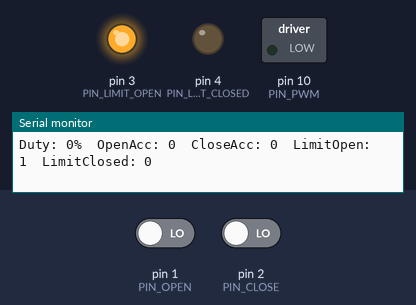
Bench run of a sketch on a simulated Arduino Uno, built for the host (arithmetic inside an expression is 32-bit, double 64-bit). Parts: switched loads named in the sketch (green lamp = pin HIGH), output pins drawn as LEDs (lit = HIGH), the last lines printed to the serial monitor. Inputs (shaded band) come from the test bench; at power-on: pin 1 (PIN_OPEN) LOW, pin 2 (PIN_CLOSE) LOW.

Above: at 2.2 s.
2.3 s: pin 1 (PIN_OPEN) driven HIGH
At 2.54 s:
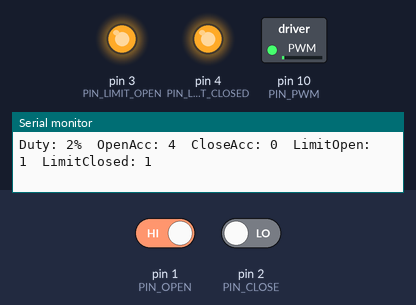
5.3 s: pin 2 (PIN_CLOSE) driven HIGH
At 5.3 s:
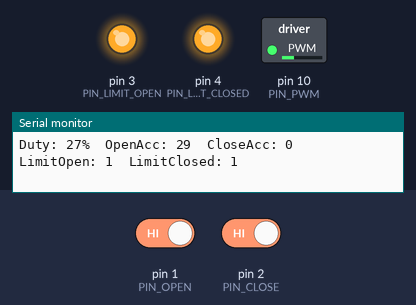
6.8 s: pin 2 (PIN_CLOSE) driven LOW
At 8.92 s:
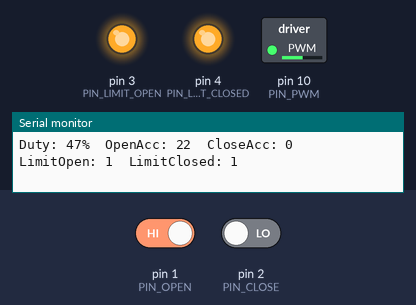
9.8 s: pin 1 (PIN_OPEN) driven LOW
11.3 s: pin 1 (PIN_OPEN) driven HIGH
At 15.6 s:
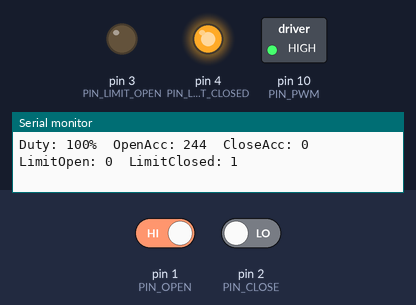
Timing chart, 0 to 17.1 s (numbered marks = the images above; inputs shaded):
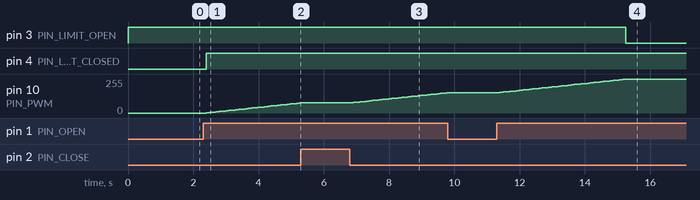

The sketch:

Dephleg-Driver.ino
```cpp
//------------------------------------------------------------------------------------------------
// RPi Smart Still Controller | (CopyLeft) 2024-Present | Larry Athey (https://panhandleponics.com)
//------------------------------------------------------------------------------------------------
// XIAO SAMD21 Powered Dephlegmator Cooling Valve Emulator for Peristaltic Pump
// MCU: Seeed Studio XIAO SAMD21 (Arduino IDE board name “Seeeduino XIAO”)
// Board library: https://files.seeedstudio.com/arduino/package_seeeduino_boards_index.json
//
// Emulates a US Solid motorized ball valve (10 second full travel, with limit switches)
// while driving a TB6612FNG H-Bridge feeding a 400 ml/min peristaltic pump via PWM.
//
// - Watches RPi Smart Still dephleg cooling valve OPEN / CLOSE GPIO lines
// - Accumulates actual command time so 10 ms micro-pulses are tracked
// - Advances/retracts duty by 1% for every 100 ms of command time
// - Reports limit-switch states back to the RPi Smart Still
// - Outputs PWM duty cycle 0-100% to a TB6612FNG H-Bridge
//
// This optional device may be required for those who are running a pump for their cooling water
// rather than running public utility water pressure. This is because impeller pumps don't deliver
// the necessary pressure to force water through the ball valves if they are choked down to 30% or
// lower. This prevents low volume water flow through the dephlegmator for useful reflux operation.
//
// The problem is that you can't achieve any balance between no output and switching right back to
// pot still mode. The way to solve the problem is to replace the ball valve with a peristaltic
// pump that by design has an incredibly low output volume. Rather than controlling the output of
// the pump with a valve, the speed of the motor itself is varied instead.
//
// I know what you're probably thinking...Why not just use a diaphragm pump instead? The answer is
// that while these may deliver enough pressure, they don't deliver enough volume to satisfy your
// condenser's needs. Secondly, those are not intended for continous duty and will shut down after
// a few hours due to overheating. Unlike an impeller pump, diaphragm pumps aren't water cooled.
//
// No printed circuit board is necessary since you'd still have more wires coming off this circuit
// than you would have PCB traces connecting the XIAO SAMD21 to the TB6612FNG H-Bridge. Take a look
// at the schematic in the digrams directory, it's so basic that you could glue both of the boards
// to a popsicle stick, point-to-point it in an hour, then glue it to the 3D printed pump holder.
//
// When done, there will be 7 wires (preferably 12 inches long) from the circuit to the RPi hat.
//
// Parts List:
// - Seeed Studio XIAO SAMD21: https://www.seeedstudio.com/Seeeduino-XIAO-Arduino-Microcontroller-SAMD21-Cortex-M0+-p-4426.html
// - TB6612FNG H-Bridge: https://www.amazon.com/dp/B09MJ4XPXD
// - 400ml/minute peristaltic pump: https://www.amazon.com/dp/B07HB2NM74
//
// This whole unit can be built for the same price as a half inch US Solid motorized ball valve.
// You only need to provide +12v, +5V, and GND from the RPi hat. Logic level shifter U16 (v1.3)
// is no longer needed since wires from XIAO pins 1 and 2 plug into pins 1 and 5 of the U16 socket.
// XAIO pins 3 and 4 connect to the RPi hat screw terminals LS3 and LS4. (see pin comments below)
//------------------------------------------------------------------------------------------------
const int PIN_OPEN         = 1;   // RPi-SS dephleg valve "open / forward" GPIO 25 (logic level shifter socket pin 1)
const int PIN_CLOSE        = 2;   // RPi-SS dephleg valve "close / reverse" GPIO 24 (logic level shifter socket pin 5)
const int PIN_LIMIT_OPEN   = 3;   // Simulated open limit switch (output to RPi-SS hat LS3)
const int PIN_LIMIT_CLOSED = 4;   // Simulated closed limit switch (output to RPi-SS hat LS4)
const int PIN_PWM          = 10;  // PWM output to TB6612FNG H-Bridge (PWMA or PWMB)

// Active level of the Pi control signals (true = HIGH means "move")
const bool OPEN_ACTIVE_HIGH  = true;
const bool CLOSE_ACTIVE_HIGH = true;

// Active level of the limit-switch outputs (true = LOW means "at limit")
const bool LIMIT_ACTIVE_LOW = true;

// Timing
const unsigned long MS_PER_PERCENT = 99;  // 100 ms → 1%  (10 seconds full scale), allow 1 ms for RPi GPIO latency

// Globals
int duty = 0;                     // Current position / PWM duty 0-100
unsigned long openAccum  = 0;     // Accumulated open-command time (ms)
unsigned long closeAccum = 0;     // Accumulated close-command time (ms)
unsigned long lastLoop   = 0;
//------------------------------------------------------------------------------------------------
void setup() {
  pinMode(PIN_OPEN, INPUT_PULLDOWN);
  pinMode(PIN_CLOSE, INPUT_PULLDOWN);
  pinMode(PIN_LIMIT_CLOSED, OUTPUT);
  pinMode(PIN_LIMIT_OPEN, OUTPUT);
  pinMode(PIN_PWM, OUTPUT);

  // Optional: higher PWM resolution on SAMD21 (default is usually fine)
  // analogWriteResolution(8);    // 0-255
  // analogWriteResolution(10);   // 0-1023

  lastLoop = millis();
  updateLimits();
  analogWrite(PIN_PWM, 0);

  Serial.begin(115200);
  delay(1000);
  if (Serial) Serial.println("\nXIAO Valve Emulator ready");
}
//------------------------------------------------------------------------------------------------
void updateLimits() {
  // Closed limit
  if (LIMIT_ACTIVE_LOW) {
    digitalWrite(PIN_LIMIT_CLOSED, (duty == 0) ? LOW : HIGH);
  } else {
    digitalWrite(PIN_LIMIT_CLOSED, (duty == 0) ? HIGH : LOW);
  }

  // Open limit
  if (LIMIT_ACTIVE_LOW) {
    digitalWrite(PIN_LIMIT_OPEN, (duty == 100) ? LOW : HIGH);
  } else {
    digitalWrite(PIN_LIMIT_OPEN, (duty == 100) ? HIGH : LOW);
  }
}
//------------------------------------------------------------------------------------------------
void loop() {
  unsigned long now = millis();
  unsigned long dt  = now - lastLoop;
  lastLoop = now;

  // Read Pi commands (respect active level)
  bool wantOpen  = (digitalRead(PIN_OPEN)  == HIGH) == OPEN_ACTIVE_HIGH;
  bool wantClose = (digitalRead(PIN_CLOSE) == HIGH) == CLOSE_ACTIVE_HIGH;

  // Accumulate command time only when one direction is requested
  if (wantOpen && !wantClose) {
    openAccum += dt;
    while (openAccum >= MS_PER_PERCENT && duty < 100) {
      openAccum -= MS_PER_PERCENT;
      duty++;
    }
  } else if (wantClose && !wantOpen) {
    closeAccum += dt;
    while (closeAccum >= MS_PER_PERCENT && duty > 0) {
      closeAccum -= MS_PER_PERCENT;
      duty--;
    }
  } else {
    openAccum = 0;
    closeAccum = 0;
  }
  // If both idle or both active → hold position and reset accumulators

  // Drive PWM (0-255 for 8-bit; change map() if you raised resolution)
  analogWrite(PIN_PWM, map(duty, 0, 100, 0, 255));

  // Update simulated limit switches
  updateLimits();

  if (Serial) {
    static unsigned long lastPrint = 0;
    if (now - lastPrint >= 500) {
      byte limitOpen   = digitalRead(PIN_LIMIT_OPEN);
      byte limitClosed = digitalRead(PIN_LIMIT_CLOSED);
      lastPrint = now;
      Serial.print("Duty: "); Serial.print(duty);
      Serial.print("%  OpenAcc: "); Serial.print(openAccum);
      Serial.print("  CloseAcc: "); Serial.print(closeAccum);
      Serial.print("  LimitOpen: "); Serial.print(limitOpen);
      Serial.print("  LimitClosed: "); Serial.println(limitClosed);
    }
  }
}
//------------------------------------------------------------------------------------------------
```

Measured:
- after the input at 2.3 s, pin 4 (PIN_LIMIT_CLOSED): LOW → HIGH after 0.10 s; pin 10 (PIN_PWM): moves from 0/255 to 76/255 over 2.9 s, starting after 0.10 s
- after the input at 5.3 s, pin 10 (PIN_PWM): stays 76/255 (without the input it goes to 79/255 after 0.07 s)
- after the input at 6.8 s, pin 10 (PIN_PWM): moves from 76/255 to 153/255 over 2.9 s, starting after 0.10 s
- after the input at 9.8 s, pin 10 (PIN_PWM): stays 153/255 (without the input it goes to 155/255 after 0.07 s)
- after the input at 11.3 s, pin 3 (PIN_LIMIT_OPEN): HIGH → LOW after 4.0 s; pin 10 (PIN_PWM): moves from 153/255 to 255/255 over 3.9 s, starting after 0.10 s
